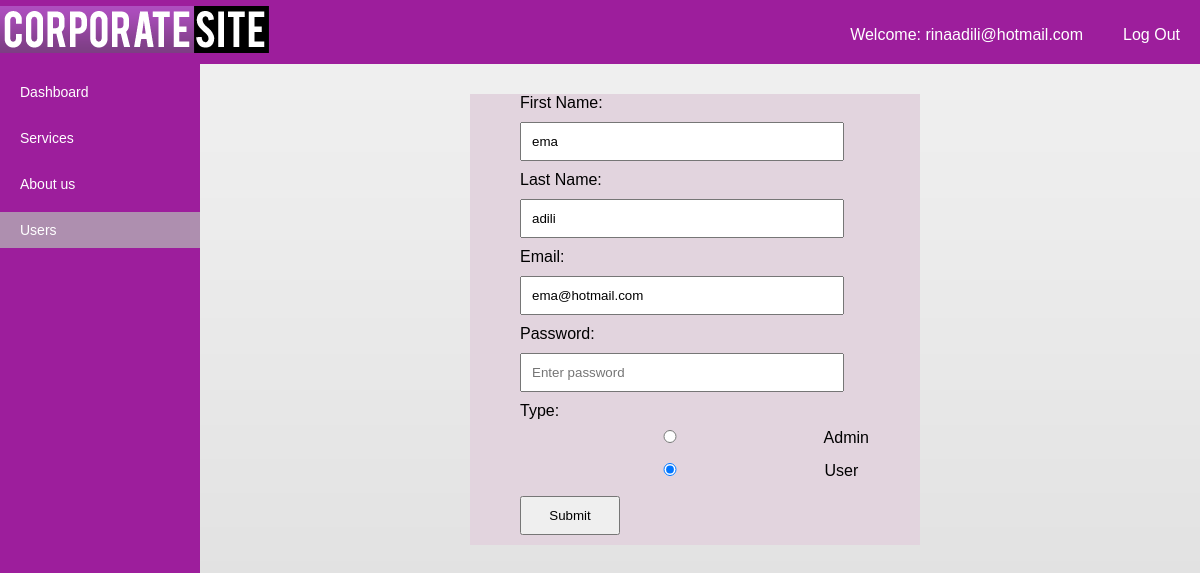
The page /CRUD/edit_users.php?id=3 (signed in) on the database its author committed.
### tables this page shows
CREATE TABLE `user` (
  `id` int(100) NOT NULL,
  `name` varchar(100) NOT NULL,
  `surname` varchar(50) NOT NULL,
  `email` varchar(100) NOT NULL,
  `password` varchar(100) NOT NULL,
  `type` enum('admin','user') NOT NULL DEFAULT 'user'
);

### functions/session.php (called while the page is built, shortened)
<?php
$conn = mysqli_connect("localhost", "root", "", "corporate");
$user_check = $_SESSION['login_user'];
$query = "SELECT email,type from user where email = '$user_check'";
$ses_sql = mysqli_query($conn, $query);
$row = mysqli_fetch_assoc($ses_sql);
$login_session = $row['email'];
?>

### CRUD/edit_users.php (the view, shortened to what this page needs)
<?php
	require '../database/mysql.php';
    include('../functions/session.php');
    $timestamp = date("YmdHis");
    if(isset($_GET['id'])){
        $id = $_GET['id'];
    }
    $query = "SELECT * from user where id=?";
    $stmt = $conn->prepare($query);
    $stmt->bind_param("i", $id);
    $stmt->execute();
    $stmt->bind_result($id,$name,$surname,$email,$password,$type);
?>
<!DOCTYPE html>
<html>
<head>
   <link href="../css/style.css?v=<?php echo $timestamp;?>" rel="stylesheet" type="text/css">
</head>
<body>
    <div id="topbar">
        <a href="#"><img src="../images/logo.png"></a>
        <p><a href="../functions/logout.php">Log Out</a></p>
        <p>Welcome: <?php echo $login_session; ?></p>
    </div>
    <div id="sidebar">
        <ul>
            <li><a href="#"> Dashboard</a></li>
            <li><a href="services.php">Services</a></li>
            <li><a href="about.php">About us</a></li>
            <li class="active"><a href="users.php">Users</a></li>
        </ul>
    </div>
    <div id="mainContent">
        <form id="editUsers" method="post" id="editServices" enctype="multipart/form-data" onsubmit ="return validate()">
            <label>First Name:</label><br>
            <input type="text" name="name" value="<?php echo $name ?>" placeholder="Enter name" id="name"><br>
            <label>Last Name:</label><br>
            <input type="text" name="surname" value="<?php echo $surname ?>" placeholder="Enter last name" id="surname"><br>
            <label>Email:</label><br>
            <input type="email" name="email" id="email" placeholder="Enter email" value="<?php echo $email ?>"><br>
            <label>Password:</label><br>
            <input type="password" name="password" id="password" placeholder="Enter password"></textarea><br>
            <label>Type:</label><br>
            <input type="radio" name="type" value="admin" id="admin"> Admin<br>
            <input type="radio" name="type" value="user" id="user" checked> User<br>
            <input type="submit" name="submit" value="Submit">
        </form>
    </div>
</body>
</html>

### css/style.css (style rules this page uses)
* { margin: 0; padding: 0; list-style: none; list-style: none; text-decoration: none; }
body { background: #d8d8d8 url(../images/bg.jpg) repeat-x top center; color: #fff; border-top: 6px solid #9d1e9c; box-sizing: border-box; font-family: Arial, Helvetica, sans-serif; min-width: 960px; }
#topbar { background: #9d1e9c; display: block; overflow: hidden; }
#topbar p { float: right; padding: 10px; margin: 10px 10px; color: #fff; }
#topbar p a { color: #fff; }
#sidebar { float: left; width: 200px; background: #9d1e9c; color: #fff; position: absolute; font-family:"Arial", "Sans-serif"; font-size: 14px; margin-bottom: -101%; padding-bottom: 101%; }
#sidebar ul { list-style: none; padding: 0; }
#sidebar ul li { margin: 10px 0px; padding: 10px 0px; color: #fff; }
#sidebar ul li a { color: #fff; text-decoration: none; padding: 0; margin: 0px 20px; }
#sidebar ul .active { background: #ae8faf; }
#mainContent { color: #000; position: relative; margin-top: 30px; margin-left: 220px; text-align: center; }
#editUsers { text-align: left; width: 400px; background-color: #e2d4de; margin-left: 250px; padding-left: 50px; }
#editUsers input,#editUsers textarea { width: 300px; padding: 10px; margin: 10px 0px; }
#editUsers input[type=submit] { width: 100px; }

### rows shown on the page
user: email "rinaadili@hotmail.com"
user: name "ema", surname "adili", email "ema@hotmail.com"
